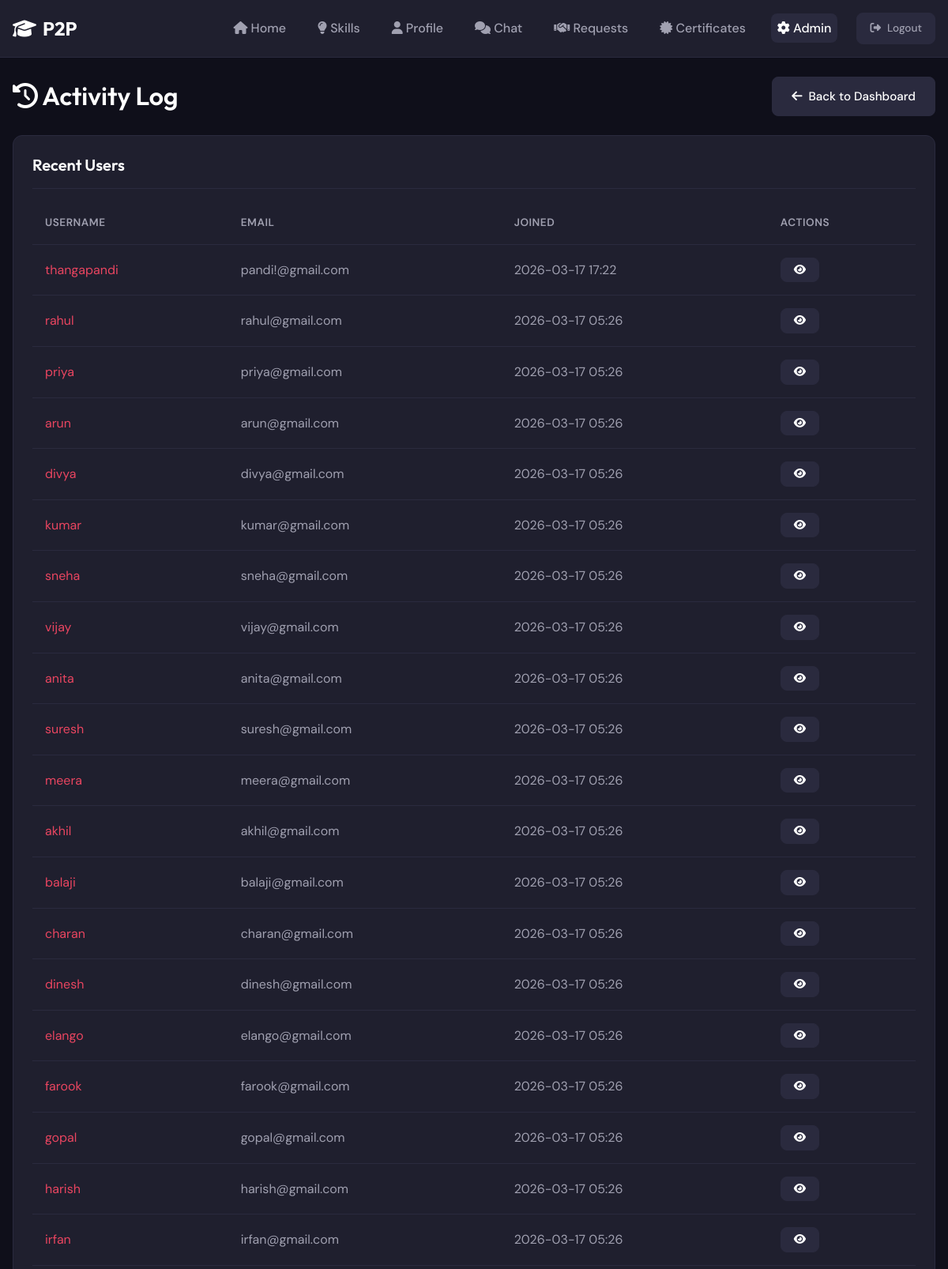
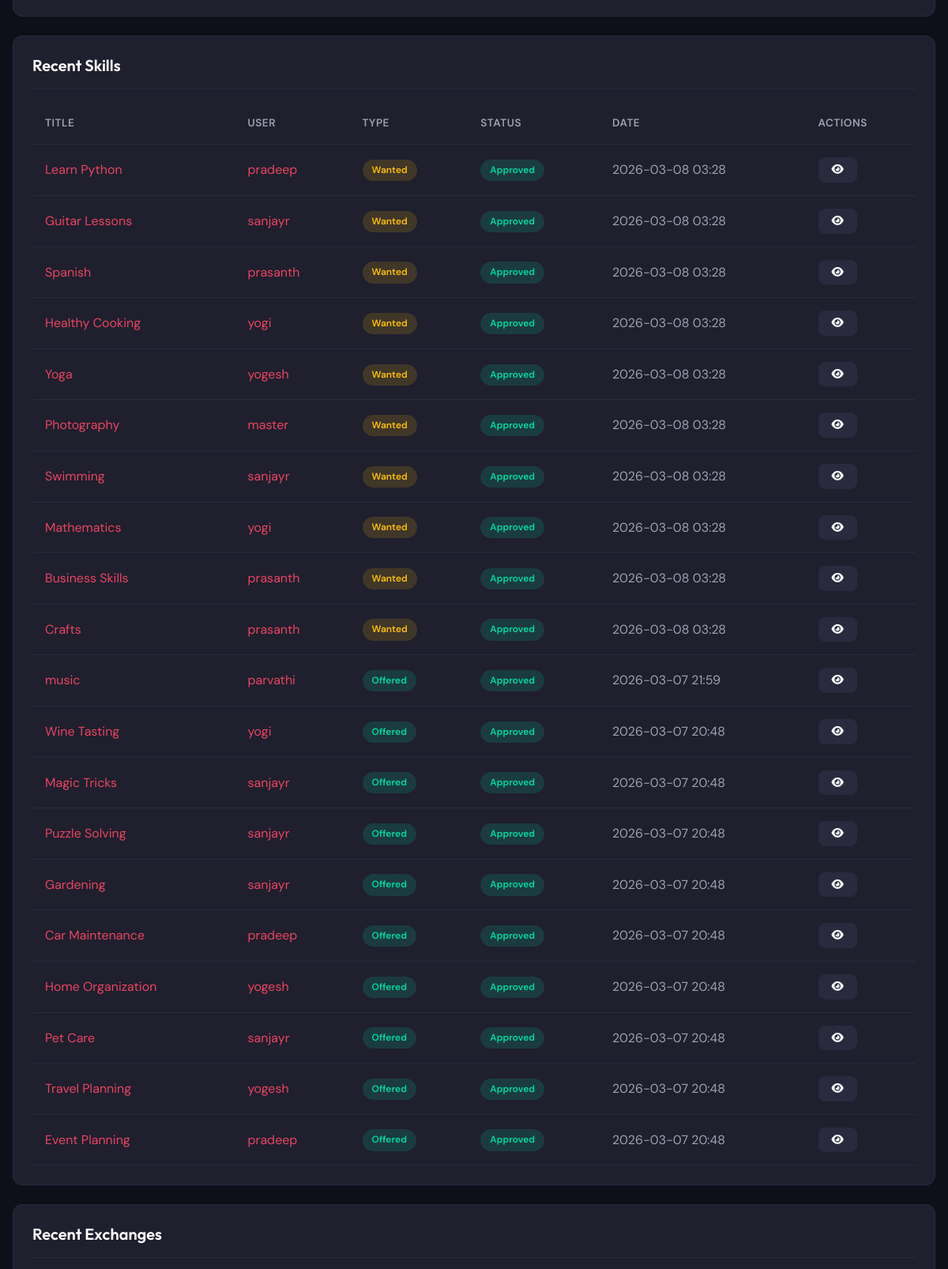
/admin/activity (signed in, upper part), run on the app's committed database (2 pictures, top to bottom).
### models.py (models this page shows, shortened)
class User(UserMixin, db.Model):
    __tablename__ = 'users'
    id = db.Column(db.Integer, primary_key=True)
    username = db.Column(db.String(80), unique=True, nullable=False, index=True)
    email = db.Column(db.String(120), unique=True, nullable=False, index=True)
    password_hash = db.Column(db.String(256), nullable=False)
    bio = db.Column(db.Text, default='')
    location = db.Column(db.String(120), default='')
    profile_picture = db.Column(db.String(255), default='default.png')
    signature_image = db.Column(db.String(255), nullable=True)  # Instructor signature image
    rating = db.Column(db.Float, default=0.0)
    is_admin = db.Column(db.Boolean, default=False)
    is_banned = db.Column(db.Boolean, default=False)
    created_at = db.Column(db.DateTime, default=datetime.utcnow)
    skills_offered = db.relationship('Skill', foreign_keys='Skill.user_id', backref='owner', lazy='dynamic')
    exchange_sent = db.relationship('ExchangeRequest', foreign_keys='ExchangeRequest.sender_id', backref='sender', lazy='dynamic')
    exchange_received = db.relationship('ExchangeRequest', foreign_keys='ExchangeRequest.receiver_id', backref='receiver', lazy='dynamic')
    messages_sent = db.relationship('Message', foreign_keys='Message.sender_id', backref='sender', lazy='dynamic')
    messages_received = db.relationship('Message', foreign_keys='Message.receiver_id', backref='receiver', lazy='dynamic')
    bookmarks = db.relationship('Bookmark', backref='user', lazy='dynamic', cascade='all, delete-orphan')
    reviews_given = db.relationship('Review', foreign_keys='Review.reviewer_id', backref='reviewer', lazy='dynamic')
    reviews_received = db.relationship('Review', foreign_keys='Review.reviewed_id', backref='reviewed', lazy='dynamic')
    reports_made = db.relationship('Report', foreign_keys='Report.reporter_id', backref='reporter', lazy='dynamic')
    reports_received = db.relationship('Report', foreign_keys='Report.reported_id', backref='reported', lazy='dynamic')

class Skill(db.Model):
    __tablename__ = 'skills'
    id = db.Column(db.Integer, primary_key=True)
    user_id = db.Column(db.Integer, db.ForeignKey('users.id'), nullable=False, index=True)
    title = db.Column(db.String(100), nullable=False)
    description = db.Column(db.Text, nullable=False)
    category = db.Column(db.String(50), nullable=False, index=True)
    skill_type = db.Column(db.String(10), nullable=False)  # 'offered' or 'wanted'
    is_approved = db.Column(db.Boolean, default=True)
    created_at = db.Column(db.DateTime, default=datetime.utcnow)
    bookmarks = db.relationship('Bookmark', backref='skill', lazy='dynamic', cascade='all, delete-orphan')
    exchange_requests_sender = db.relationship('ExchangeRequest', foreign_keys='ExchangeRequest.sender_skill_id', backref='sender_skill', lazy='dynamic')
    exchange_requests_receiver = db.relationship('ExchangeRequest', foreign_keys='ExchangeRequest.receiver_skill_id', backref='receiver_skill', lazy='dynamic')

### routes/admin.py (the view)
@admin_bp.route('/activity')
@admin_required
def activity():
    recent_users = User.query.order_by(User.created_at.desc()).limit(20).all()
    recent_skills = Skill.query.order_by(Skill.created_at.desc()).limit(20).all()
    recent_exchanges = ExchangeRequest.query.order_by(ExchangeRequest.created_at.desc()).limit(20).all()
    return render_template('admin/activity.html',
                           recent_users=recent_users,
                           recent_skills=recent_skills,
                           recent_exchanges=recent_exchanges)

### routes/admin.py (called while the page is built)
def admin_required(f):
    @wraps(f)
    @login_required
    def decorated_function(*args, **kwargs):
        if not current_user.is_admin:
            flash('Admin access required.', 'danger')
            return redirect(url_for('main.index'))
        return f(*args, **kwargs)
    return decorated_function

### templates/admin/activity.html (shortened to what this page needs)
{% extends "base.html" %}
{% block content %}
<div class="container mt-3">
    <div class="flex-between mb-3">
        <h1><i class="fas fa-history"></i> Activity Log</h1>
        <a href="{{ url_for('admin.dashboard') }}" class="btn btn-secondary">
            <i class="fas fa-arrow-left"></i> Back to Dashboard
        </a>
    </div>
    <div class="card mb-3">
        <div class="card-header">
            <h3 class="card-title">Recent Users</h3>
        </div>
        <div class="card-body">
            {% if recent_users %}
            <div class="table-container">
                <table>
                    <thead>
                        <tr>
                            <th>Username</th>
                            <th>Email</th>
                            <th>Joined</th>
                            <th>Actions</th>
                        </tr>
                    </thead>
                    <tbody>
                        {% for user in recent_users %}
                        <tr>
                            <td>
                                <a href="{{ url_for('main.user_profile', user_id=user.id) }}">{{ user.username }}</a>
                            </td>
                            <td>{{ user.email }}</td>
                            <td>{{ user.created_at.strftime('%Y-%m-%d %H:%M') }}</td>
                            <td>
                                <a href="{{ url_for('admin.user_detail', user_id=user.id) }}" class="btn btn-secondary btn-sm">
                                    <i class="fas fa-eye"></i>
                                </a>
                            </td>
                        </tr>
                        {% endfor %}
                    </tbody>
                </table>
            </div>
            {% else %}
            <p class="text-muted">No users yet.</p>
            {% endif %}
        </div>
    </div>
    <div class="card mb-3">
        <div class="card-header">
            <h3 class="card-title">Recent Skills</h3>
        </div>
        <div class="card-body">
            {% if recent_skills %}
            <div class="table-container">
                <table>
                    <thead>
                        <tr>
                            <th>Title</th>
                            <th>User</th>
                            <th>Type</th>
                            <th>Status</th>
                            <th>Date</th>
                            <th>Actions</th>
                        </tr>
                    </thead>
                    <tbody>
                        {% for skill in recent_skills %}
                        <tr>
                            <td><a href="{{ url_for('skills.detail', skill_id=skill.id) }}">{{ skill.title }}</a></td>
                            <td><a href="{{ url_for('main.user_profile', user_id=skill.owner.id) }}">{{ skill.owner.username }}</a></td>
                            <td>
                                <span class="badge {% if skill.skill_type == 'offered' %}badge-success{% else %}badge-warning{% endif %}">
                                    {{ skill.skill_type|title }}
                                </span>
                            </td>
                            <td>
                                {% if skill.is_approved %}
                                <span class="badge badge-success">Approved</span>
                                {% else %}
                                <span class="badge badge-warning">Pending</span>
                                {% endif %}
                            </td>
                            <td>{{ skill.created_at.strftime('%Y-%m-%d %H:%M') }}</td>
                            <td>
                                <a href="{{ url_for('skills.detail', skill_id=skill.id) }}" class="btn btn-secondary btn-sm">
                                    <i class="fas fa-eye"></i>
                                </a>
                            </td>
                        </tr>
                        {% endfor %}
                    </tbody>
                </table>
            </div>
            {% else %}
            <p class="text-muted">No skills yet.</p>
            {% endif %}
        </div>
    </div>
    <div class="card">
        <div class="card-header">
            <h3 class="card-title">Recent Exchanges</h3>
        </div>
    </div>
</div>
{% endblock %}

### static/css/style.css (style rules this page uses)
:root { --primary: #1a1a2e; --secondary: #16213e; --accent: #e94560; --accent-light: #ff6b6b; --success: #00d9a5; --warning: #ffc107; --danger: #dc3545; --bg: #0f0f1a; --surface: #1f1f2e; --surface-light: #2a2a3e; --text: #ffffff; --text-secondary: #a0a0b0; --border: #2a2a3e; --gradient: linear-gradient(135deg, #e94560, #ff6b6b); --shadow: 0 4px 20px rgba(0, 0, 0, 0.3); --radius: 12px; --radius-sm: 8px; }
* { margin: 0; padding: 0; box-sizing: border-box; }
body { font-family: 'DM Sans', sans-serif; background-color: var(--bg); color: var(--text); line-height: 1.6; min-height: 100vh; }
h1, h2, h3, h4, h5, h6 { font-family: 'Outfit', sans-serif; font-weight: 600; line-height: 1.3; }
a { color: var(--accent); text-decoration: none; transition: color 0.3s ease; }
.container { max-width: 1200px; margin: 0 auto; padding: 0 1rem; }
.btn { display: inline-flex; align-items: center; justify-content: center; gap: 0.5rem; padding: 0.75rem 1.5rem; border: none; border-radius: var(--radius-sm); font-family: 'DM Sans', sans-serif; font-weight: 500; font-size: 0.95rem; cursor: pointer; transition: all 0.3s ease; text-decoration: none; }
.btn-secondary { background: var(--surface-light); color: var(--text); border: 1px solid var(--border); }
.btn-sm { padding: 0.5rem 1rem; font-size: 0.85rem; }
.card { background: var(--surface); border: 1px solid var(--border); border-radius: var(--radius); padding: 1.5rem; transition: all 0.3s ease; }
.card-header { display: flex; justify-content: space-between; align-items: center; margin-bottom: 1rem; padding-bottom: 1rem; border-bottom: 1px solid var(--border); }
.card-title { font-size: 1.25rem; font-weight: 600; }
.card-body { color: var(--text-secondary); }
.table-container { overflow-x: auto; }
table { width: 100%; border-collapse: collapse; }
th, td { padding: 1rem; text-align: left; border-bottom: 1px solid var(--border); }
th { font-weight: 600; color: var(--text-secondary); font-size: 0.85rem; text-transform: uppercase; letter-spacing: 0.5px; }
.badge { display: inline-block; padding: 0.25rem 0.75rem; border-radius: 20px; font-size: 0.75rem; font-weight: 600; }
.badge-success { background: rgba(0, 217, 165, 0.15); color: var(--success); }
.badge-warning { background: rgba(255, 193, 7, 0.15); color: var(--warning); }
.mt-3 { margin-top: 1.5rem; }
.mb-3 { margin-bottom: 1.5rem; }
.flex-between { display: flex; justify-content: space-between; align-items: center; }

### data on the page
User: username "thangapandi", email "pandi!@gmail.com", created_at "2026-03-17 17:22"
User: username "rahul", email "rahul@gmail.com", created_at "2026-03-17 05:26"
User: username "priya", email "priya@gmail.com", created_at "2026-03-17 05:26"
User: username "arun", email "arun@gmail.com", created_at "2026-03-17 05:26"
User: username "divya", email "divya@gmail.com", created_at "2026-03-17 05:26"
User: username "kumar", email "kumar@gmail.com", created_at "2026-03-17 05:26"
User: username "sneha", email "sneha@gmail.com", created_at "2026-03-17 05:26"
User: username "vijay", email "vijay@gmail.com", created_at "2026-03-17 05:26"
User: username "anita", email "anita@gmail.com", created_at "2026-03-17 05:26"
User: username "suresh", email "suresh@gmail.com", created_at "2026-03-17 05:26"
User: username "meera", email "meera@gmail.com", created_at "2026-03-17 05:26"
User: username "akhil", email "akhil@gmail.com", created_at "2026-03-17 05:26"
User: username "balaji", email "balaji@gmail.com", created_at "2026-03-17 05:26"
User: username "charan", email "charan@gmail.com", created_at "2026-03-17 05:26"
User: username "dinesh", email "dinesh@gmail.com", created_at "2026-03-17 05:26"
User: username "elango", email "elango@gmail.com", created_at "2026-03-17 05:26"
User: username "farook", email "farook@gmail.com", created_at "2026-03-17 05:26"
User: username "gopal", email "gopal@gmail.com", created_at "2026-03-17 05:26"
User: username "harish", email "harish@gmail.com", created_at "2026-03-17 05:26"
User: username "irfan", email "irfan@gmail.com", created_at "2026-03-17 05:26"
Skill: title "Learn Python", owner.username "pradeep", skill_type "Wanted", is_approved "Approved", created_at "2026-03-08 03:28"
Skill: title "Guitar Lessons", owner.username "sanjayr", skill_type "Wanted", is_approved "Approved", created_at "2026-03-08 03:28"
Skill: title "Spanish", owner.username "prasanth", skill_type "Wanted", is_approved "Approved", created_at "2026-03-08 03:28"
Skill: title "Healthy Cooking", owner.username "yogi", skill_type "Wanted", is_approved "Approved", created_at "2026-03-08 03:28"
Skill: title "Yoga", owner.username "yogesh", skill_type "Wanted", is_approved "Approved", created_at "2026-03-08 03:28"
Skill: title "Photography", owner.username "master", skill_type "Wanted", is_approved "Approved", created_at "2026-03-08 03:28"
Skill: title "Swimming", owner.username "sanjayr", skill_type "Wanted", is_approved "Approved", created_at "2026-03-08 03:28"
Skill: title "Mathematics", owner.username "yogi", skill_type "Wanted", is_approved "Approved", created_at "2026-03-08 03:28"
Skill: title "Business Skills", owner.username "prasanth", skill_type "Wanted", is_approved "Approved", created_at "2026-03-08 03:28"
Skill: title "Crafts", owner.username "prasanth", skill_type "Wanted", is_approved "Approved", created_at "2026-03-08 03:28"
Skill: title "music", owner.username "parvathi", skill_type "Offered", is_approved "Approved", created_at "2026-03-07 21:59"
Skill: title "Wine Tasting", owner.username "yogi", skill_type "Offered", is_approved "Approved", created_at "2026-03-07 20:48"
Skill: title "Magic Tricks", owner.username "sanjayr", skill_type "Offered", is_approved "Approved", created_at "2026-03-07 20:48"
Skill: title "Puzzle Solving", owner.username "sanjayr", skill_type "Offered", is_approved "Approved", created_at "2026-03-07 20:48"
Skill: title "Gardening", owner.username "sanjayr", skill_type "Offered", is_approved "Approved", created_at "2026-03-07 20:48"
Skill: title "Car Maintenance", owner.username "pradeep", skill_type "Offered", is_approved "Approved", created_at "2026-03-07 20:48"
Skill: title "Home Organization", owner.username "yogesh", skill_type "Offered", is_approved "Approved", created_at "2026-03-07 20:48"
Skill: title "Pet Care", owner.username "sanjayr", skill_type "Offered", is_approved "Approved", created_at "2026-03-07 20:48"
Skill: title "Travel Planning", owner.username "yogesh", skill_type "Offered", is_approved "Approved", created_at "2026-03-07 20:48"
Skill: title "Event Planning", owner.username "pradeep", skill_type "Offered", is_approved "Approved", created_at "2026-03-07 20:48"
